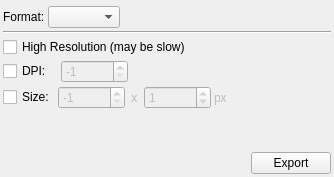
     <widget class="QWidget" name="exportTab" >
      <attribute name="title" >
       <string>Export</string>
      </attribute>
      <layout class="QVBoxLayout" >
       <property name="spacing" >
        <number>3</number>
       </property>
       <property name="leftMargin" >
        <number>3</number>
       </property>
       <property name="topMargin" >
        <number>3</number>
       </property>
       <property name="rightMargin" >
        <number>3</number>
       </property>
       <property name="bottomMargin" >
        <number>3</number>
       </property>
       <item>
        <widget class="QFrame" name="exportFileFrame" >
         <property name="frameShape" >
          <enum>QFrame::NoFrame</enum>
         </property>
         <property name="frameShadow" >
          <enum>QFrame::Raised</enum>
         </property>
        </widget>
       </item>
       <item>
        <layout class="QHBoxLayout" >
         <property name="spacing" >
          <number>3</number>
         </property>
         <item>
          <widget class="QLabel" name="exportFormatLabel" >
           <property name="text" >
            <string>Format:</string>
           </property>
          </widget>
         </item>
         <item>
          <widget class="QComboBox" name="exportFormat" >
           <property name="sizePolicy" >
            <sizepolicy vsizetype="Fixed" hsizetype="MinimumExpanding" >
             <horstretch>0</horstretch>
             <verstretch>0</verstretch>
            </sizepolicy>
           </property>
          </widget>
         </item>
         <item>
          <spacer>
           <property name="orientation" >
            <enum>Qt::Horizontal</enum>
           </property>
           <property name="sizeHint" >
            <size>
             <width>211</width>
             <height>20</height>
            </size>
           </property>
          </spacer>
         </item>
        </layout>
       </item>
       <item>
        <widget class="Line" name="line_8" >
         <property name="orientation" >
          <enum>Qt::Horizontal</enum>
         </property>
        </widget>
       </item>
       <item>
        <widget class="QCheckBox" name="exportHighRes" >
         <property name="text" >
          <string>High Resolution (may be slow)</string>
         </property>
        </widget>
       </item>
       <item>
        <widget class="QFrame" name="ETdpiFrame" >
         <property name="frameShape" >
          <enum>QFrame::NoFrame</enum>
         </property>
         <property name="frameShadow" >
          <enum>QFrame::Raised</enum>
         </property>
         <layout class="QHBoxLayout" >
          <property name="spacing" >
           <number>3</number>
          </property>
          <property name="leftMargin" >
           <number>0</number>
          </property>
          <property name="topMargin" >
           <number>0</number>
          </property>
          <property name="rightMargin" >
           <number>0</number>
          </property>
          <property name="bottomMargin" >
           <number>0</number>
          </property>
          <item>
           <widget class="QCheckBox" name="exportDPI" >
            <property name="text" >
             <string>DPI:  </string>
            </property>
           </widget>
          </item>
          <item>
           <widget class="QSpinBox" name="exportDPIspinner" >
            <property name="enabled" >
             <bool>false</bool>
            </property>
            <property name="minimum" >
             <number>-1</number>
            </property>
            <property name="maximum" >
             <number>999999</number>
            </property>
            <property name="value" >
             <number>-1</number>
            </property>
           </widget>
          </item>
          <item>
           <spacer>
            <property name="orientation" >
             <enum>Qt::Horizontal</enum>
            </property>
            <property name="sizeHint" >
             <size>
              <width>40</width>
              <height>20</height>
             </size>
            </property>
           </spacer>
          </item>
         </layout>
        </widget>
       </item>
       <item>
        <widget class="QFrame" name="ETsizeFrame" >
         <property name="frameShape" >
          <enum>QFrame::NoFrame</enum>
         </property>
         <property name="frameShadow" >
          <enum>QFrame::Raised</enum>
         </property>
         <layout class="QHBoxLayout" >
          <property name="spacing" >
           <number>3</number>
          </property>
          <property name="leftMargin" >
           <number>0</number>
          </property>
          <property name="topMargin" >
           <number>0</number>
          </property>
          <property name="rightMargin" >
           <number>0</number>
          </property>
          <property name="bottomMargin" >
           <number>0</number>
          </property>
          <item>
           <widget class="QCheckBox" name="exportSize" >
            <property name="text" >
             <string>Size:</string>
            </property>
           </widget>
          </item>
          <item>
           <widget class="QSpinBox" name="exportSizeSpinner1" >
            <property name="enabled" >
             <bool>false</bool>
            </property>
            <property name="minimum" >
             <number>-1</number>
            </property>
            <property name="maximum" >
             <number>999999</number>
            </property>
            <property name="value" >
             <number>-1</number>
            </property>
           </widget>
          </item>
          <item>
           <widget class="QLabel" name="exportSizeLabel1" >
            <property name="enabled" >
             <bool>false</bool>
            </property>
            <property name="text" >
             <string> x </string>
            </property>
           </widget>
          </item>
          <item>
           <widget class="QSpinBox" name="exportSizeSpinner2" >
            <property name="enabled" >
             <bool>false</bool>
            </property>
            <property name="minimum" >
             <number>-1</number>
            </property>
            <property name="maximum" >
             <number>999999</number>
            </property>
            <property name="value" >
             <number>1</number>
            </property>
           </widget>
          </item>
          <item>
           <widget class="QLabel" name="exportSizeLabel2" >
            <property name="enabled" >
             <bool>false</bool>
            </property>
            <property name="text" >
             <string>px</string>
            </property>
           </widget>
          </item>
          <item>
           <spacer>
            <property name="orientation" >
             <enum>Qt::Horizontal</enum>
            </property>
            <property name="sizeHint" >
             <size>
              <width>40</width>
              <height>20</height>
             </size>
            </property>
           </spacer>
          </item>
         </layout>
        </widget>
       </item>
       <item>
        <spacer>
         <property name="orientation" >
          <enum>Qt::Vertical</enum>
         </property>
         <property name="sizeHint" >
          <size>
           <width>20</width>
           <height>40</height>
          </size>
         </property>
        </spacer>
       </item>
       <item>
        <layout class="QHBoxLayout" >
         <property name="spacing" >
          <number>0</number>
         </property>
         <item>
          <spacer>
           <property name="orientation" >
            <enum>Qt::Horizontal</enum>
           </property>
           <property name="sizeHint" >
            <size>
             <width>40</width>
             <height>20</height>
            </size>
           </property>
          </spacer>
         </item>
         <item>
          <widget class="QPushButton" name="exportButton" >
           <property name="text" >
            <string>Export</string>
           </property>
          </widget>
         </item>
        </layout>
       </item>
      </layout>
     </widget>
